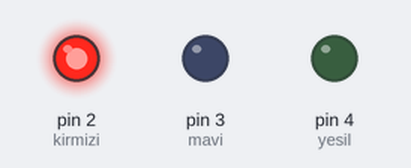
Recording of a sketch running on a simulated Arduino Uno, built with avr-gcc and run on an emulated ATmega328P. Parts: output pins drawn as LEDs (lit = HIGH).

Above: at 5.0 s.
At 16.0 s:
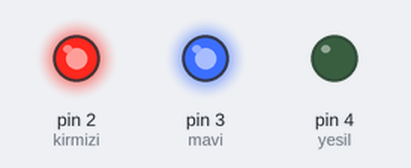
At 24.5 s:
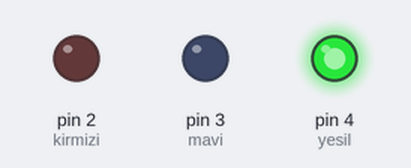
Timing chart, 0 to 35.1 s (numbered marks = the images above):
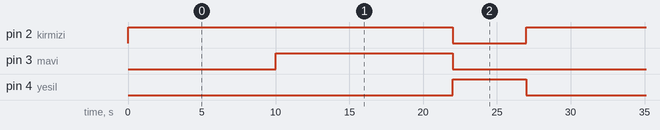

Measured:
- by itself, pin 2 (kirmizi): alternates HIGH for 22.0 s and LOW for 5.0 s
- by itself, pin 3 (mavi): alternates HIGH for 12.0 s and LOW for 15.0 s
- by itself, pin 4 (yesil): alternates HIGH for 5.0 s and LOW for 22.0 s

The sketch:

Trafik_Lambasi.ino
```cpp
int kirmizi = 2 , mavi  = 3, yesil = 4;
void setup()
{
  for(int Pin = 2; Pin < 5; Pin++)
  {
    pinMode(Pin , OUTPUT);
  }
}

void loop()
{
  for(int Pin = 2; Pin < 5; Pin++)
  {
     digitalWrite(kirmizi , HIGH);
    delay(10000);

    digitalWrite(mavi , HIGH);
    delay(12000);

    digitalWrite(kirmizi , LOW);
    digitalWrite(mavi , LOW);

    digitalWrite(yesil , HIGH);
    delay(5000);
    digitalWrite(yesil , LOW);
  }
}
```
